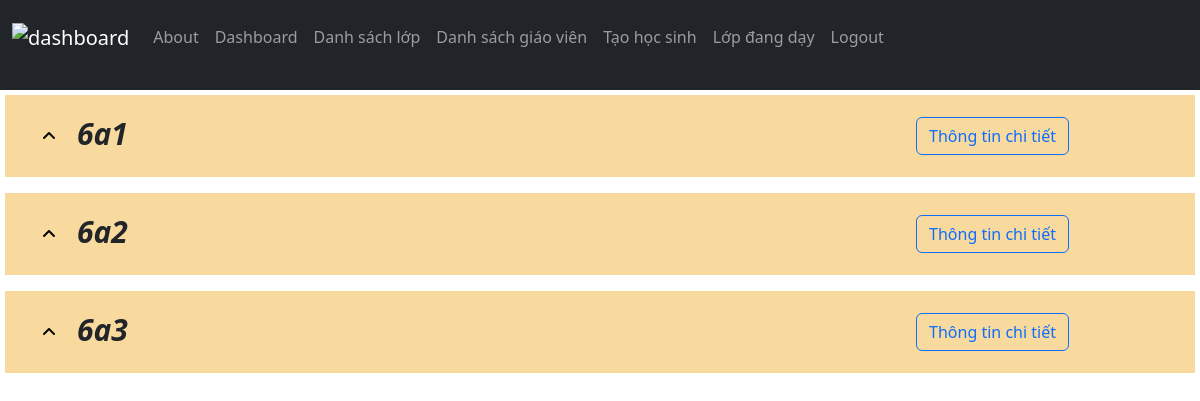
The page /teaching_classes (signed in) on the database its author committed.
### Du_An/models.py (models this page shows, shortened)
class Class(models.Model):
    name = models.CharField(max_length=3, unique=True)
    def get_profile(self, year: int =this_year):
        try:
            return self.profiles.get(year=year)
        except ClassYearProfile.DoesNotExist:
            return None

### Du_An/views.py (the view)
# urls.py: path("teaching_classes", views.view_teaching_classes, name="teaching_classes"),
def view_teaching_classes(request):
    if request.method != "GET":
        return HttpResponseNotAllowed(request.method)
    if not hasattr(request.user, "teacher"):
        return HttpResponseBadRequest("Only teachers can access this page")
    classes = request.user.teacher.get_teaching_classes()
    return render(request, "Du_An/teaching_classes.html", {
        "classes": classes
    })

### Du_An/models.py (called while the page is built)
    def get_teaching_classes(self):
        teaching_classes = [ subject_class.classroom.classroom for subject_class in self.teaching_classes.all() ]
        teaching_classes = set(teaching_classes) #*Remove duplicates
        return [{"classroom": classroom, "profile": classroom.get_profile()} for classroom in teaching_classes]

### Du_An/templates/Du_An/teaching_classes.html (shortened to what this page needs)
{% extends 'Du_An/layout.html' %}
{% load static %}
{% block style %} <link href="{% static 'Du_An/css/list.css' %}" rel="stylesheet"> {% endblock %}
{% block body %}
    <div class="teaching_classes">
        {% for classroom in classes %}
            <div class="classroom">
                <div class="classroom_info">
                    <div class="classroomHeaders">
                        <button class="showStudentBtn"><i class="fa-solid fa-angle-up"></i></button>
                        <p class="classroom_name">{{ classroom.classroom.name }}</p>
                    </div>
                    <a href="{% url 'view_class' classroom.classroom.id %}" class="btn btn-outline-primary">Thông tin chi tiết</a>
                </div>
            </div>
        {% empty %}
            <h3>Bạn chưa dạy lớp nào cả!</h3>
        {% endfor %}
    </div>
{% endblock %}

### Du_An/static/Du_An/css/list.css (style rules this page uses)
.teaching_classes { margin: 5px; }
.teaching_classes > .classroom { margin-bottom: 1rem; }
.classroom_info { display: flex; column-gap: max(70%, 2rem); background-color: rgb(248, 217, 158); padding: 1rem 2rem; }
.classroomHeaders { display: flex; column-gap: 1rem; }
.classroom_info > a { margin-top: auto; margin-bottom: auto; height: fit-content; }
.classroom_name { font-size: 30px; font-style: oblique; font-weight: 700; margin-bottom: 5px; }
.showStudentBtn { margin: auto; background-color: transparent; border: none; height: fit-content; padding: 5px; }

### rows shown on the page
Class: classroom.name "6a1"
Class: classroom.name "6a2"
Class: classroom.name "6a3"
